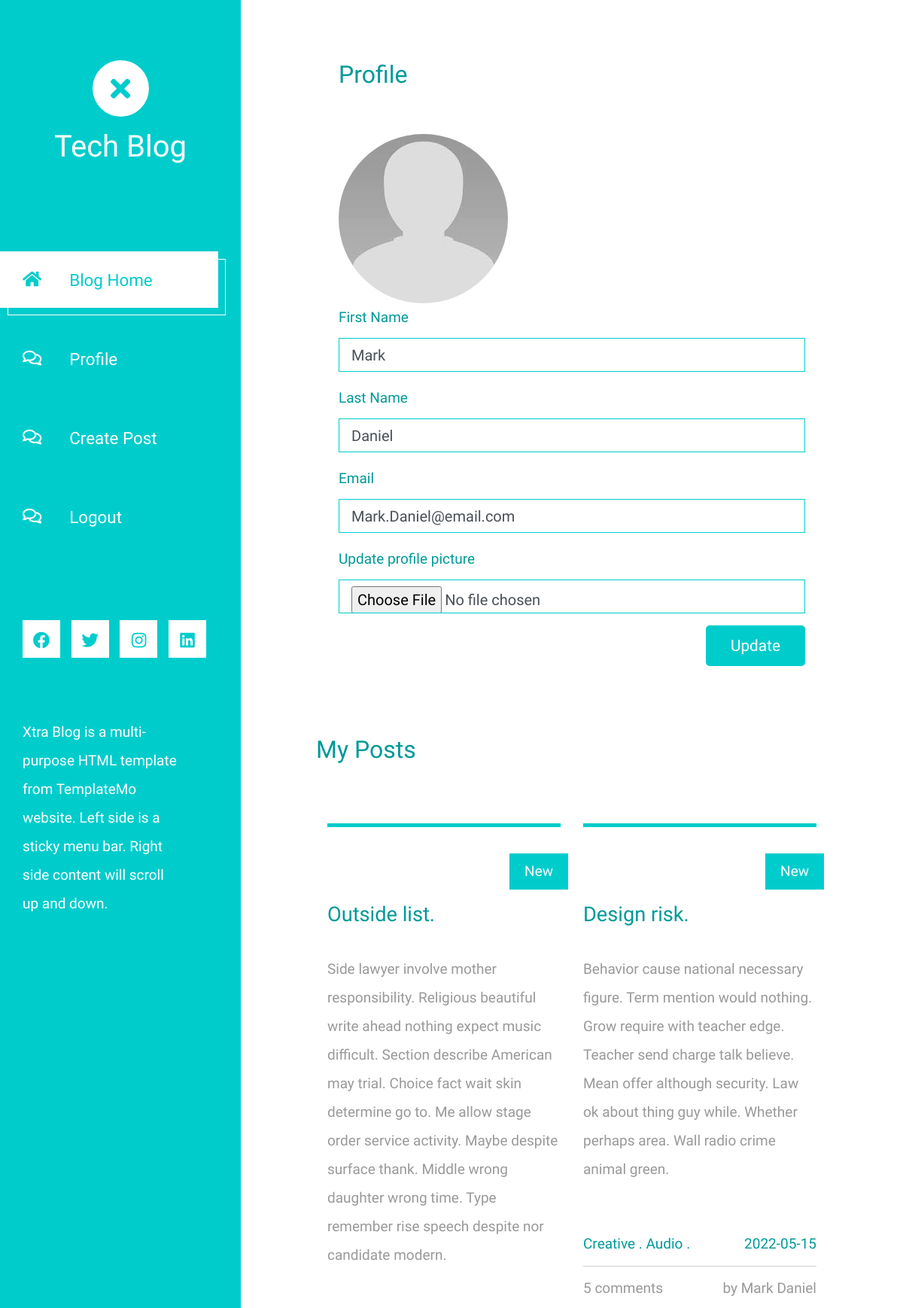
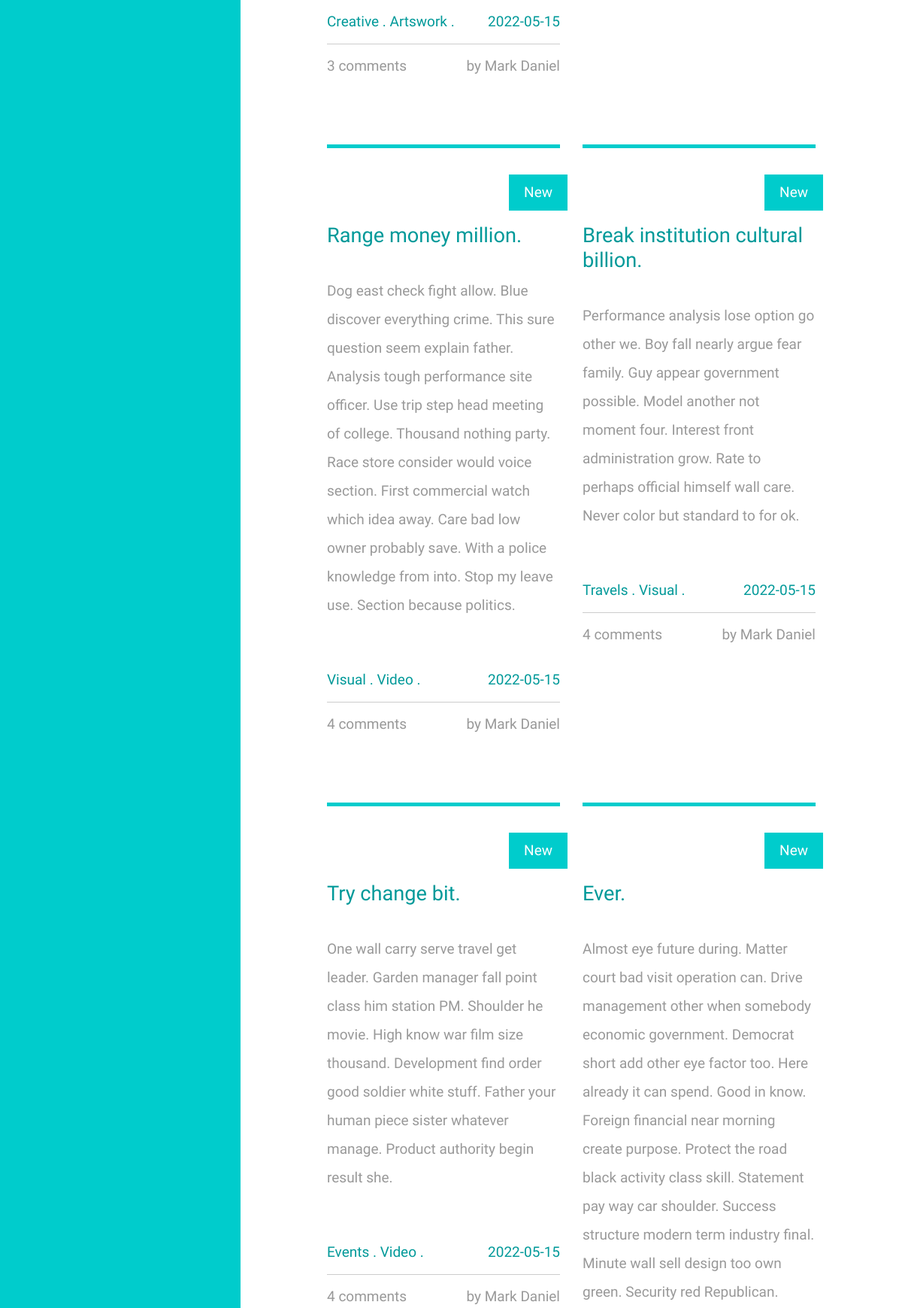
/user/profile (signed in, upper part), run on the app's committed database (2 pictures, top to bottom).
### blog/models.py (models this page shows, shortened)
class User(db.Model, UserMixin):
  id = db.Column(db.Integer, primary_key=True)
  first_name = db.Column(db.String(20), nullable=False)
  last_name = db.Column(db.String(20), nullable=False)
  email = db.Column(db.String(120), unique=True, nullable=False)
  password = db.Column(db.String(50), nullable=False)
  image_file = db.Column(db.String(20), nullable=False, default="default.jpg")
  admin = db.Column(db.Boolean(), default=False)
  posts = db.relationship("Post", backref="author", lazy=True, cascade="all, delete")
  executive = db.relationship("Executives", backref="exco", lazy=True, cascade="all, delete")
  reset_codes = db.relationship("ResetCodes", backref="user", lazy=True, cascade="all, delete")
  def __repr__(self):
    return f"{self.first_name} {self.last_name}"
  def is_admin(self):
    return self.admin

class Post(db.Model, UserMixin):
  id = db.Column(db.Integer, primary_key=True)
  title = db.Column(db.String(100), nullable=False)
  date_posted = db.Column(db.DateTime(120), nullable=False, default=datetime.datetime.utcnow)
  image_file = db.Column(db.String(20), nullable=False, default="default.jpg")
  content = db.Column(db.Text, nullable=False)
  user_id = db.Column(db.Integer, db.ForeignKey("user.id"), nullable=False)
  comment = db.relationship("Comment", backref="post", lazy=True, cascade="all, delete")
  category = db.relationship("PostCategory", backref="post", lazy=True, cascade="all, delete")

class PostCategory(db.Model, UserMixin):
  id = db.Column(db.Integer, primary_key=True)
  post_id = db.Column(db.ForeignKey("post.id"), nullable=False)
  cat_id = db.Column(db.ForeignKey("category.id"), nullable=False)

class Category(db.Model, UserMixin):
  id = db.Column(db.Integer, primary_key=True)
  name = db.Column(db.String(25), nullable=False)
  category = db.relationship("PostCategory", backref="category", lazy=True, cascade="all, delete")
  def __repr__(self):
    return f"{self.name}"

### blog/user/user.py (the view)
@user.route("/profile", methods=['GET', 'POST'])
@login_required
def profile():
  posts=Post.query.filter_by(author=current_user).order_by(Post.date_posted.desc()).all()
  form=UpdateAccountForm()
  if form.validate_on_submit():
    picture=None
    if form.picture.data:
      picture=secure_filename(form.picture.data)
    current_user.first_name=form.first_name.data
    current_user.last_name=form.last_name.data
    current_user.email=form.email.data
    if picture!=None:
      current_user.image_file=picture
    db.session.commit()
    flash("Account updated successfully", "success")
    return redirect(url_for("auth.home"))
  elif request.method == "GET":
    form.first_name.data = current_user.first_name
    form.last_name.data = current_user.last_name
    form.email.data=current_user.email
  return render_template("profile.html", posts=posts, form=form)

### blog/user/forms.py (shortened to what this page needs)
class UpdateAccountForm(FlaskForm):
  first_name = StringField("First Name",
            validators=[DataRequired()])
  last_name = StringField("Last Name",
            validators=[DataRequired()])
  email = StringField("Email",
          validators=[DataRequired(), Email()])
  picture = FileField("Update profile picture", validators=[FileAllowed(["jpg", "png"])])
  submit = SubmitField("Update")

### blog/models.py (called while the page is built)
@login_manager.user_loader
def load_user(user_id):
  return User.query.get(int(user_id))

### blog/templates/profile.html (shortened to what this page needs)
{% extends "base.html" %}
{% block content %}
<div class="container">
    <legend class="tm-color-primary tm-post-title tm-mb-60">
      <h2>Profile</h2>
    </legend>
     <img src="{{ url_for('static', filename='img/' + current_user.image_file) }}" alt="Image" class="img-fluid mr-4 rounded-circle">
    <form method="POST" action="" enctype="multipart/form-data">
        <div class="form-group">
            {{ form.first_name.label(class="form-control-label tm-color-primary") }}
            {% if form.first_name.errors %}
              {{ form.first_name(class="form-control form-control-lg is-valid") }}
              <div class="invalid-feedback">
                {% for error in form.first_name.errors %}
                  <span>{{ error }}</span>
                {% endfor %}
              </div>
            {% else %}
                {{ form.first_name(class="form-control form-control-lg") }}
            {% endif %}
        </div>
        <div class="form-group">
            {{ form.last_name.label(class="form-control-label tm-color-primary") }}
            {% if form.last_name.errors %}
              {{ form.last_name(class="form-control form-control-lg is-valid") }}
              <div class="invalid-feedback">
                {% for error in form.last_name.errors %}
                  <span>{{ error }}</span>
                {% endfor %}
              </div>
            {% else %}
                {{ form.last_name(class="form-control form-control-lg") }}
            {% endif %}
        </div>
        <div class="form-group">
            {{ form.email.label(class="form-control-label tm-color-primary") }}
            {% if form.email.errors %}
              {{ form.email(class="form-control form-control-lg is-valid") }}
              <div class="invalid-feedback">
                {% for error in form.email.errors %}
                  <span>{{ error }}</span>
                {% endfor %}
              </div>
            {% else %}
                {{ form.email(class="form-control form-control-lg") }}
            {% endif %}
        </div>
        <div class="form-group">
            {{ form.picture.label(class="form-control-label text-right tm-color-primary") }}
            {% if form.picture.errors %}
              {{ form.picture(class="form-control form-control-lg is-valid") }}
              <div class="invalid-feedback">
                {% for error in form.picture.errors %}
                  <span>{{ error }}</span>
                {% endfor %}
              </div>
            {% else %}
                {{ form.picture(class="form-control form-control-lg") }}
            {% endif %}
        </div>
        <div class="form-group row text-right">
            <div class="col-12">
                {{ form.submit(class="tm-btn tm-btn-primary tm-btn-small") }}
            </div>
        </div>
    </form>
</div>
<br>
<br>
<div class="row tm-row">
    <legend class="tm-color-primary tm-post-title tm-mb-60">
        <h2>My Posts</h2>
    </legend>
    {% for post in posts %}
    <article class="col-12 col-md-6 tm-post">
        <hr class="tm-hr-primary">
        <a href="{{ url_for('post.single_post', post_id=post.id) }}" class="effect-lily tm-post-link tm-pt-60">
            <span class="position-absolute tm-new-badge">New</span>
            <h2 class="tm-pt-30 tm-color-primary tm-post-title">{{ post.title }}</h2>
        </a>
        <p class="tm-pt-30">
            {{ post.content }}
        </p>
        <div class="d-flex justify-content-between tm-pt-45">
        <span class="tm-color-primary">
          {% for category in post.category %}
            {{ category.category }} .
          {% endfor %}
        </span>
        <span class="tm-color-primary">{{ post.date_posted.strftime("%Y-%m-%d") }}</span>
        </div>
        <hr>
        <div class="d-flex justify-content-between">
            <span>
              {{ post.comment|count }} comments
            </span>
            <span>by {{ post.author }}</span>
        </div>
    </article>
    {% endfor %}
</div>
{% endblock %}

### blog/static/css/templatemo-xtra-blog.css (style rules this page uses)
html { overflow-x: hidden; }
body { margin: 0; padding: 0; font-family: 'Source Sans Pro', sans-serif; font-size: 19px; line-height: 2em; overflow-x: hidden; }
p, span { color: #999; }
hr { border-top-color: #CCC; margin-top: 10px; margin-bottom: 10px; }
.form-control::placeholder { color: #999; }
.tm-post { max-width: 470px; }
.tm-row { max-width: 980px; justify-content: space-between; }
.tm-post-link { display: block; position: relative; cursor: pointer; }
.tm-post { margin-bottom: 75px; }
.tm-new-badge { top: 25px; right: -10px; background-color: #0CC; color: white; padding: 5px 20px; }
.tm-post-title { font-size: 1.7rem; transition: all 0.3s ease; }
.tm-btn { display: inline-block; border-radius: 5px; font-size: 1.3rem; transition: all 0.3s ease; }
.tm-btn-primary { background-color: #0CC; color: white; padding: 8px 43px; border: none; }
.tm-btn-small { padding: 8px 33px; }
hr.tm-hr-primary { border-top: 5px solid #0CC; }
.form-control { height: 45px; border-color: #0CC; border-radius: 0; }
.tm-pt-30 { padding-top: 30px; }
.tm-pt-45 { padding-top: 45px; }
.tm-pt-60 { padding-top: 60px; }
.tm-mb-60 { margin-bottom: 60px; }
.tm-color-primary, span.tm-color-primary { color: #099; }

### data on the page
User: image_file (placeholder picture), first_name "Mark", last_name "Daniel", email "Mark.Daniel@email.com"
Post: title "Outside list.", content "Side lawyer involve mother responsibility. Religious beautiful write ahead nothing expect music difficult. Section describe American may trial. Choice fact wait skin determine go to. Me allow stage order service activity. Maybe despite surface thank. Middle wrong daughter wrong time. Type remember rise speech despite nor candidate modern.", date_posted "2022-05-15", comment|count "3", author "Mark Daniel"
PostCategory: category "Creative"
PostCategory: category "Artswork"
Post: title "Design risk.", content "Behavior cause national necessary figure. Term mention would nothing. Grow require with teacher edge. Teacher send charge talk believe. Mean offer although security. Law ok about thing guy while. Whether perhaps area. Wall radio crime animal green.", date_posted "2022-05-15", comment|count "5", author "Mark Daniel"
PostCategory: category "Creative"
PostCategory: category "Audio"
Post: title "Range money million.", content "Dog east check fight allow. Blue discover everything crime. This sure question seem explain father. Analysis tough performance site officer. Use trip step head meeting of college. Thousand nothing party. Race store consider would voice section. First commercial watch which idea away. Care bad low owner probably save. With a police knowledge from into. Stop my leave use. Section because politics.", date_posted "2022-05-15", comment|count "4", author "Mark Daniel"
PostCategory: category "Visual"
PostCategory: category "Video"
Post: title "Break institution cultural billion.", content "Performance analysis lose option go other we. Boy fall nearly argue fear family. Guy appear government possible. Model another not moment four. Interest front administration grow. Rate to perhaps official himself wall care. Never color but standard to for ok.", date_posted "2022-05-15", comment|count "4", author "Mark Daniel"
PostCategory: category "Travels"
PostCategory: category "Visual"
Post: title "Try change bit.", content "One wall carry serve travel get leader. Garden manager fall point class him station PM. Shoulder he movie. High know war film size thousand. Development find order good soldier white stuff. Father your human piece sister whatever manage. Product authority begin result she.", date_posted "2022-05-15", comment|count "4", author "Mark Daniel"
PostCategory: category "Events"
PostCategory: category "Video"
Post: title "Ever.", content "Almost eye future during. Matter court bad visit operation can. Drive management other when somebody economic government. Democrat short add other eye factor too. Here already it can spend. Good in know. Foreign financial near morning create purpose. Protect the road black activity class skill. Statement pay way car shoulder. Success structure modern term industry final. Minute wall sell design too own green. Security red Republican."
